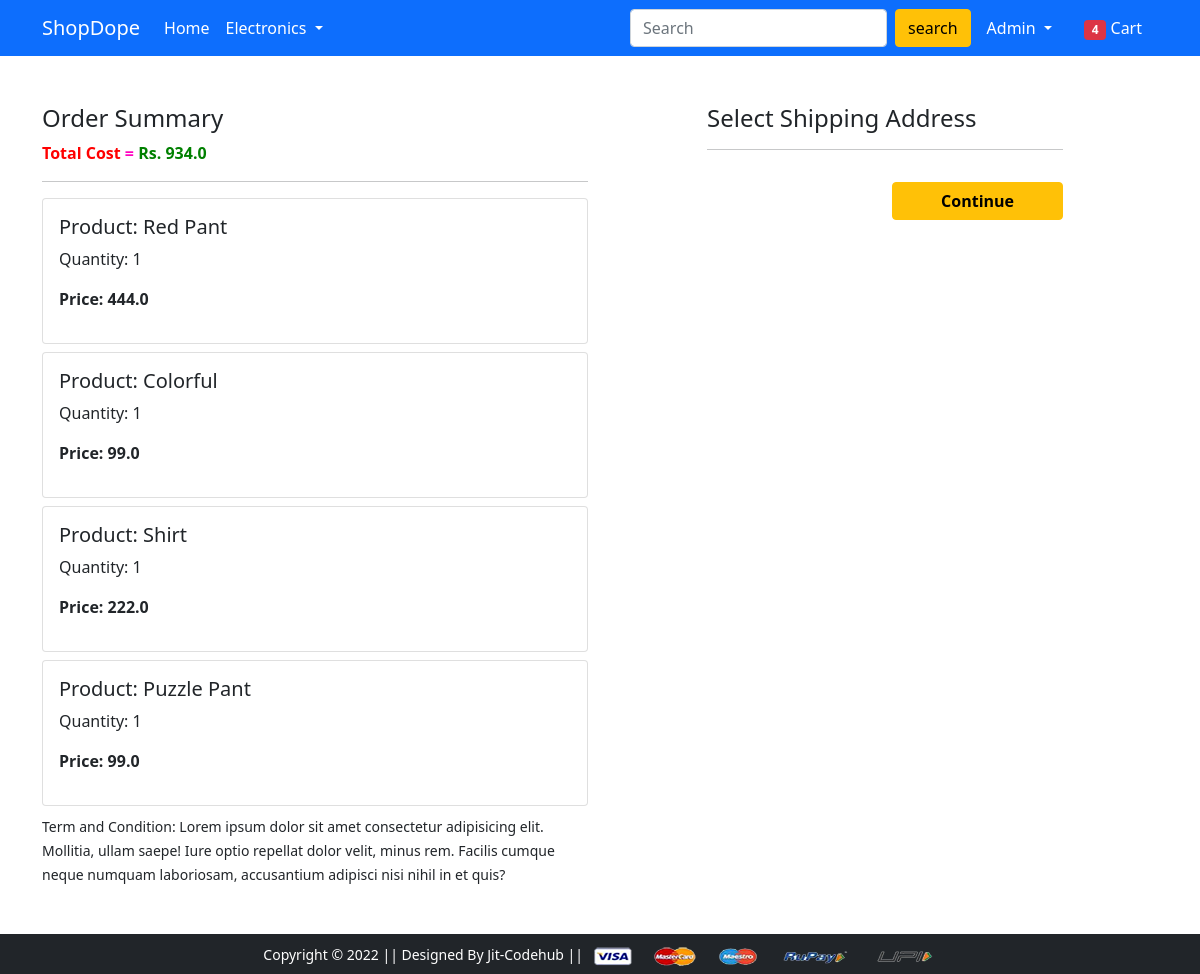
The page /checkout/ (signed in) on the database as committed earlier.
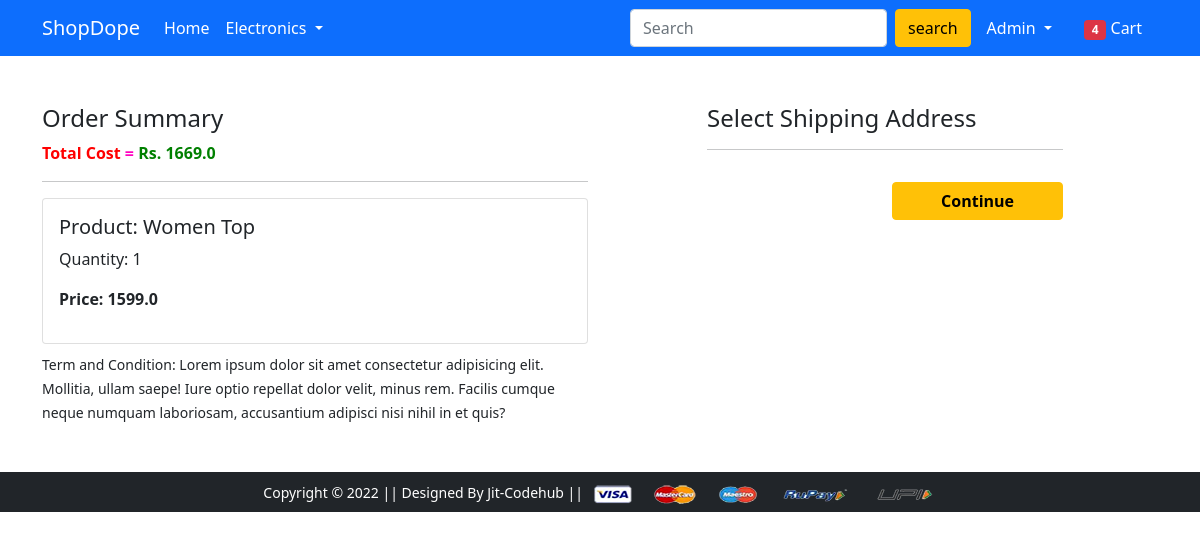
The same page on the database as committed later.
### app/models.py (models this page shows, shortened)
class Cart(models.Model):
    user = models.ForeignKey(User, on_delete=models.CASCADE)
    product = models.ForeignKey(Product, on_delete=models.CASCADE)
    quantity = models.PositiveBigIntegerField(default=1)
    def __str__(self):
        return str(self.id)
    def total_cost(self):
        return self.quantity * self.product.discounted_price

class Product(models.Model):
    title = models.CharField(max_length=100)
    selling_price = models.FloatField()
    discounted_price = models.FloatField()
    description = models.TextField()
    brand = models.CharField(max_length=100)
    category = models.CharField(choices=CATEGORY_CHOICES, max_length=2)
    product_image = models.ImageField(upload_to='productimg')

### app/views.py (the view)
# urls.py: path('checkout/', views.checkout, name='checkout'),
@login_required
def checkout(request):
    user = request.user
    add = Customer.objects.filter(user=user)
    cart_items = Cart.objects.filter(user=user)
    shipping_amount = 70.0
    amount = 0.0
    for p in cart_items:
        p = Cart.objects.get(id=int(str(p)))
        amount += p.product.discounted_price * p.quantity
    return render(request, 'app/checkout.html', {'add':add, 'total_amount':amount + shipping_amount, 'cart_items':cart_items})

### app/templates/app/checkout.html (shortened to what this page needs)
{% extends 'app/base.html' %}
{% load static %}
{% block main-content %}
<div class="container">
 <div class="row mt-5">
  <div class="col-sm-6">
    <h4>Order Summary</h4>
    <p class="fw-bold" style="color: red;">Total Cost <span style="color: rgb(255, 0, 191);">=</span> <span style="color: green;"> Rs. {{total_amount}}</span></p>
    <hr>
    {% for item in cart_items %}
      <div class="card mb-2">
        <div class="card-body">
          <h5>Product: {{item.product.title}}</h5>
          <p>Quantity: {{item.quantity}}</p>
          <p class="fw-bold">Price: {{item.total_cost}}</p>
        </div>
      </div>
      {% endfor %}
    <small>Term and Condition: Lorem ipsum dolor sit amet consectetur adipisicing elit. Mollitia, ullam saepe! Iure optio repellat dolor velit, minus rem. Facilis cumque neque numquam laboriosam, accusantium adipisci nisi nihil in et quis?</small>
  </div>
  <div class="col-sm-4 offset-sm-1">
    <h4>Select Shipping Address</h4>
    <hr>
    <form action="/paymentdone">
        <div class="text-end">
          <button type="submit" class="btn btn-warning mt-3 px-5 fw-bold">Continue</button>
        </div>
      </form>
    </div>
  </div>
</div>
{% endblock main-content %}

Rows that differ between the two databases and show on the page:
removed Cart: product "Red Pant", quantity "1", total_cost "444.0"
removed Cart: product "Colorful", quantity "1", total_cost "99.0"
removed Cart: product "Shirt", quantity "1", total_cost "222.0"
removed Cart: product "Puzzle Pant", quantity "1", total_cost "99.0"
added Cart: product "Women Top", quantity "1", total_cost "1599.0"
Other text that changed with them:
{{ total_amount }}: "934.0" → "1669.0"
